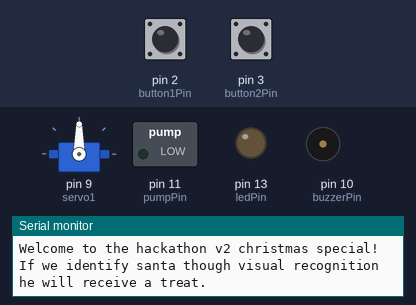
Recording of a sketch running on a simulated Arduino Uno, built with avr-gcc and run on an emulated ATmega328P. Shown: servo, switched loads named in the sketch (green lamp = pin HIGH), output pins drawn as LEDs (lit = HIGH), buzzer (waves = sounding), the last lines printed to the serial monitor. The test bench sets the inputs (shaded band); at power-on: pin 2 (button1Pin) LOW, pin 3 (button2Pin) LOW.

Above: at 1.2 s.
1.3 s: pin 2 (button1Pin) pulled HIGH for 0.15 s
At 2.4 s:
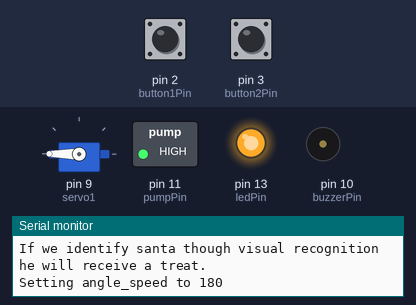
At 6.8 s:
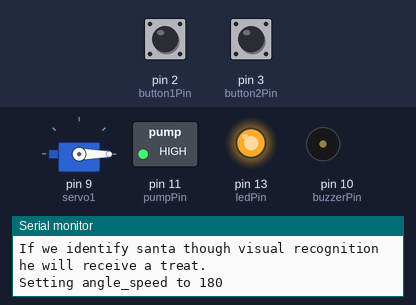
Timing chart, 0 to 15.3 s (numbered marks = the images above; inputs shaded):
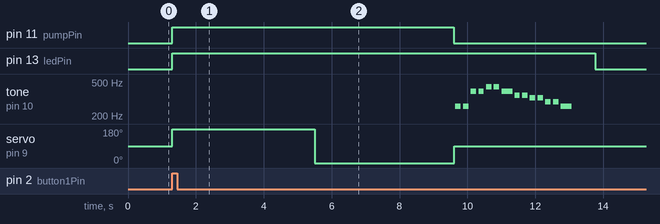

The sketch:

cookie_milk_song.ino
```cpp
/*
Hackathon v2. Christmas edition. Cookie and milk dispensing with pumop and continuous servo.
*/
#include <Servo.h>  // servo library

Servo servo1;  // servo control object

int angle_speed;
int STOP_SERVO = 90;

const int button1Pin = 2;
const int button2Pin = 3;
const int buzzerPin = 10;
const int pumpPin = 11;
const int ledPin =  13;

int button1State, button2State;  // variables to hold the pushbutton states
//Generic song
int length = 15; // the number of notes
char notes[] = "ccggaagffeeddc "; // a space represents a rest
int beats[] = { 1, 1, 1, 1, 1, 1, 2, 1, 1, 1, 1, 1, 1, 2, 4 };
/*
// Christmas song
int length = 29;
char notes[] = "faagfvvagaCCbCaDCvagfeagffef ";//Chirstmas song
int beats[] = { 2,3,1,2,2,2,2,2,2,2,2,2,2,6,2,3,1,2,2,2,2,2,2,2,2,2,2,6,2 };
*/
int tempo = 150;  // The tempo is how fast to play the song (beats per second).

void setup(void)
{
  servo1.attach(9, 900, 2100);
  Serial.begin(9600);

  // Set up the pins to be an input:
  pinMode(button1Pin, INPUT);
  pinMode(button2Pin, INPUT);

  // Set up the pins to be an output:
  pinMode(ledPin, OUTPUT);
  pinMode(buzzerPin, OUTPUT);  // sets the buzzer pin as an OUTPUT
  pinMode(pumpPin, OUTPUT); // sets the pump pin as en OUTPUT

  Serial.println("Welcome to the hackathon v2 christmas special!");
  Serial.println("If we identify santa though visual recognition he will receive a treat.");
  Serial.println();  // Print a blank line
}


void loop(void)
{
  button1State = digitalRead(button1Pin);
  button2State = digitalRead(button2Pin);

  if (((button1State == LOW) && (button2State == HIGH)) || ((button1State == HIGH) && (button2State == LOW))) {
    digitalWrite(ledPin, HIGH);  // turn the LED on
    pour_milk_start();
    continuous_servo(); // Dispense cookie.
    pour_milk_stop();
    play_chirstmas_song(); // Play song
  } else {
    digitalWrite(ledPin, LOW);  // turn the LED off
  }
}

void play_tone(int tone, int duration)
{
  for (long i = 0; i < duration * 1000L; i += tone * 2) {
    digitalWrite(buzzerPin, HIGH);
    delayMicroseconds(tone);
    digitalWrite(buzzerPin, LOW);
    delayMicroseconds(tone);
  }
}

void play_note(char note, int duration)
{
  char names[] = { 'c', 'd', 'e', 'f', 'g', 'a', 'b', 'C' };
  int tones[] = { 1915, 1700, 1519, 1432, 1275, 1136, 1014, 956 };

  // play the tone corresponding to the note name
  for (int i = 0; i < 8; i++) {
    if (names[i] == note) {
      play_tone(tones[i], duration);
    }
  }
}

void play_chirstmas_song(void)
{
  for (int i = 0; i < length; i++) {
    if (notes[i] == ' ')
      delay(beats[i] * tempo); // rest
    else
      play_note(notes[i], beats[i] * tempo);
    // pause between notes
    delay(tempo / 2);
  }
}

void continuous_servo(void)
{
  int speed;
  angle_speed = 180; //Max speed on servo
  Serial.print("Setting angle_speed to ");
  Serial.println(angle_speed);

  servo1.write(angle_speed);   // Clockwise movement from 110 -> 180. Deadzone from 91 -> 110
  delay(4200);    // Pause to get it time to move. Moves 1,5cm/sec.
  servo1.write(180-angle_speed);     // Countercockwise movement from 0->89.
  delay(4100);    // Pause to get it time to move. Mechanical gearing issues require custom calibration.
  //STOP
  servo1.write(STOP_SERVO);
}

void pour_milk_start(void)
{
  digitalWrite(pumpPin, HIGH);
}

void pour_milk_stop(void)
{
  digitalWrite(pumpPin, LOW);
}
```

Measured:
- after the input at 1.3 s, pin 11 (pumpPin): LOW → HIGH at once, → LOW 8.3 s later; pin 13 (ledPin): LOW → HIGH at once, → LOW 12.5 s later
